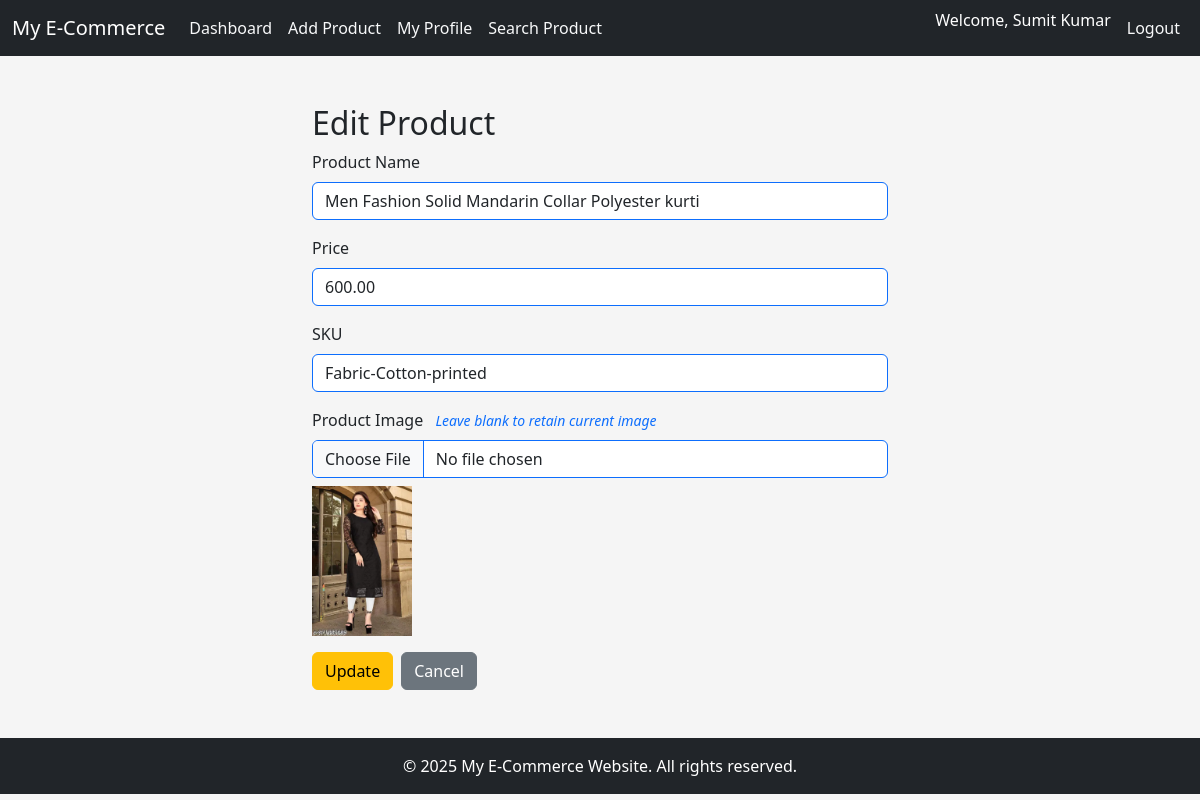
/edit_product.php?id=4 (signed in), run on the app's committed database.
### tables this page shows
CREATE TABLE `products` (
  `id` int(11) NOT NULL,
  `user_id` int(11) NOT NULL,
  `product_name` varchar(100) NOT NULL,
  `price` decimal(10,2) NOT NULL,
  `sku` varchar(100) NOT NULL,
  `image` varchar(225) DEFAULT NULL,
  `created_at` datetime DEFAULT current_timestamp(),
  `updated_at` datetime DEFAULT current_timestamp() ON UPDATE current_timestamp()
);

### edit_product.php (the view, shortened to what this page needs)
<?php include 'db.php'; ?>
<?php include 'header.php'; ?>
<?php include 'navbar.php'; ?>
<?php
$id = $_GET['id'];
$uid = $_SESSION['user_id'];
$result = $conn->query("SELECT * FROM products WHERE id=$id AND user_id=$uid");
$product = $result->fetch_assoc();
?>
<div class="container mt-5 col-md-6">
    <h2>Edit Product</h2>
    <form id="editProductForm" method="POST" enctype="multipart/form-data" novalidate>
       <div class="mb-3">
       <label>Product Name</label>
        <input type="text" name="product_name" id="product_name" class="form-control border-primary border-1 my-2" value="<?= htmlspecialchars($product['product_name']) ?>" required>
       </div>
        <div class="mb-3">
        <label>Price</label>
        <input type="number" name="price" id="price" class="form-control border-primary border-1 my-2" value="<?= htmlspecialchars($product['price']) ?>" required>
        </div>
        <div class="mb-3">
        <label>SKU</label>
        <input type="text" name="sku" id="sku" class="form-control border-primary border-1 my-2" value="<?= htmlspecialchars($product['sku']) ?>" required>
        </div>
        <div class="mb-3">
        <label>Product Image</label>
        <small class="form-text text-primary fst-italic ms-2">Leave blank to retain current image</small>
        <input type="file" name="image" id="image" class="form-control border-primary border-1 my-2">
        <img src="uploads/<?= htmlspecialchars($product['image']) ?>" width="100" class="my-2 d-block">
        </div>
        <div class="d-flex gap-2">
            <button type="submit" class="btn btn-warning">Update</button>
            <a href="dashboard.php" class="btn btn-secondary">Cancel</a>
        </div>
    </form>
</div>
<?php include 'footer.php'; ?>

### header.php (style rules this page uses)
body { background-color: hsl(0, 0.00%, 96.10%); }

### data on the page
products: product_name "Men Fashion Solid Mandarin Collar Polyester kurti", price "600.00", sku "Fabric-Cotton-printed", image (picture)

### other printed values
$_SESSION['user_name'] "Sumit Kumar"
